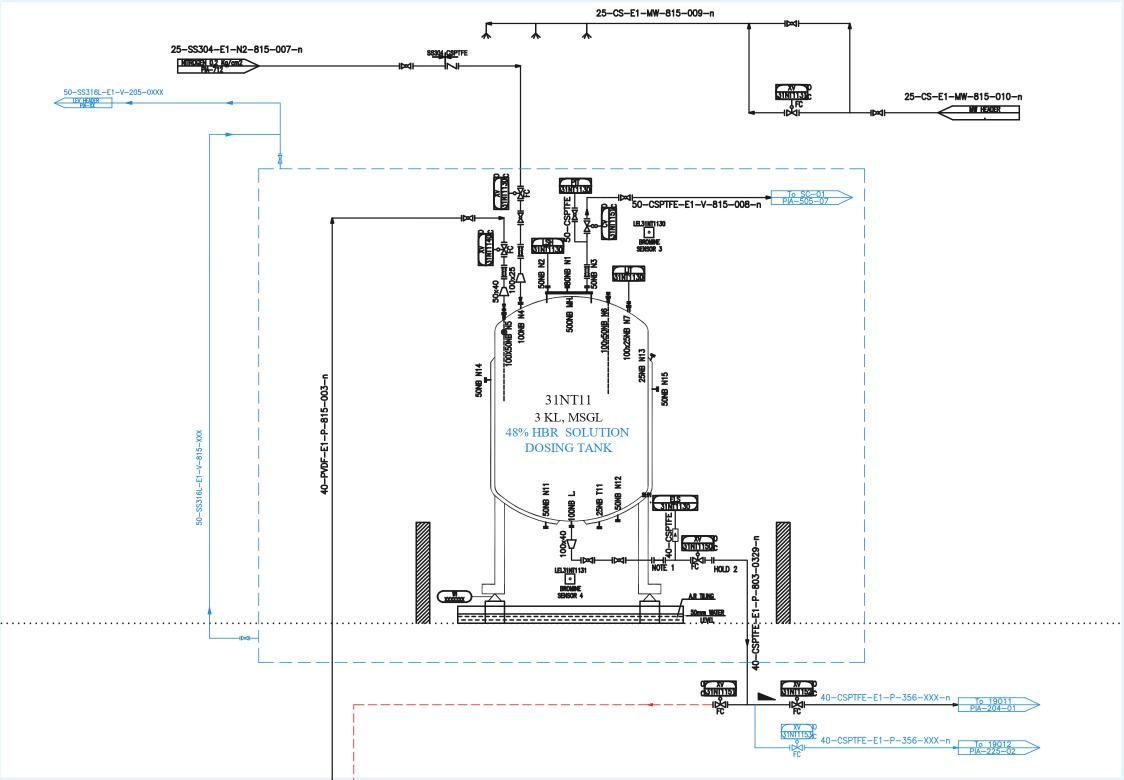
#> input picture test_images/image1.jpg, 2247 x 1559 px (shown at 1/2 size); its folder holds only this picture in this run
$ python patched_detection.py
#> lines starting #> are read from the running program, lines starting #| are printed output that depends on the picture
import os
import cv2
import numpy as np
import subprocess
import shutil
from glob import glob

# --- 1. Configuration ---
# Directories
INPUT_DIR = 'test_images/'
PATCHES_DIR = 'generated_patches/'
CRAFT_RESULTS_DIR = './result/' # The folder where test.py will save its results
FINAL_OUTPUT_DIR = 'final_outputs/'

# Patching Parameters
PATCH_SIZE = 768  # Corresponds to --canvas_size in test.py
OVERLAP = 96      # Overlap percentage

# CRAFT Parameters (must match your test.py arguments)
TRAINED_MODEL = 'craft_mlt_25k.pth' # Correct path since it's in the root folder
TEXT_THRESHOLD = 0.7
LINK_THRESHOLD = 0.4
LOW_TEXT = 0.4
CUDA = True # Set to False if you don't have a GPU

# --- 2. Helper Functions ---

def create_patches(image_path, output_dir, patch_size, overlap):
    """Slices a large image into smaller, overlapping patches."""
#> called with image_path = 'test_images/image1.jpg', output_dir = 'generated_patches/', patch_size = 768, overlap = 96
    print(f"   - Slicing {os.path.basename(image_path)}...")
    image = cv2.imread(image_path)
#> image is the input picture: shape (1559, 2247, 3); mean B, G, R 248.1, 247.6, 246.9
    if image is None:
        print(f"   - Could not read image: {image_path}")
        return

    img_h, img_w, _ = image.shape
    stride = patch_size - overlap

    base_filename = os.path.splitext(os.path.basename(image_path))[0]

    pad_h = max(0, patch_size - img_h)
    pad_w = max(0, patch_size - img_w)
    if pad_h > 0 or pad_w > 0:
        image = cv2.copyMakeBorder(image, 0, pad_h, 0, pad_w, cv2.BORDER_CONSTANT, value=[255,255,255])
        img_h, img_w, _ = image.shape

    for y in range(0, img_h, stride):
        for x in range(0, img_w, stride):
            y_start, x_start = y, x
            y_end, x_end = min(y + patch_size, img_h), min(x + patch_size, img_w)

            patch = image[y_start:y_end, x_start:x_end]

            ph, pw, _ = patch.shape
            if ph < patch_size or pw < patch_size:
                pad_ph = patch_size - ph
                pad_pw = patch_size - pw
                patch = cv2.copyMakeBorder(patch, 0, pad_ph, 0, pad_pw, cv2.BORDER_CONSTANT, value=[255,255,255])

            patch_filename = f"{base_filename}_patch_{x_start}_{y_start}.png"
            cv2.imwrite(os.path.join(output_dir, patch_filename), patch)
#> this loop made 3 passes
#> pass 1, in create_patches, `cv2.imwrite(os.path.join(output_dir, patch_filename), patch)`:
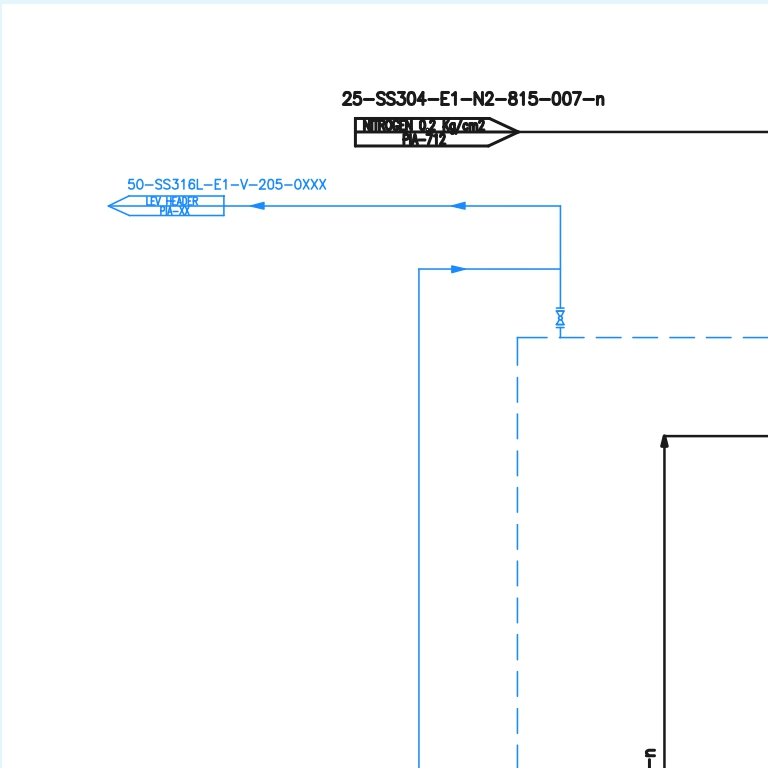
#> saved as image1_patch_0_0.png: shape (768, 768, 3); mean B, G, R 252.1, 251.5, 250.6
#> pass 1, in create_patches, `cv2.imwrite(os.path.join(output_dir, patch_filename), patch)`:
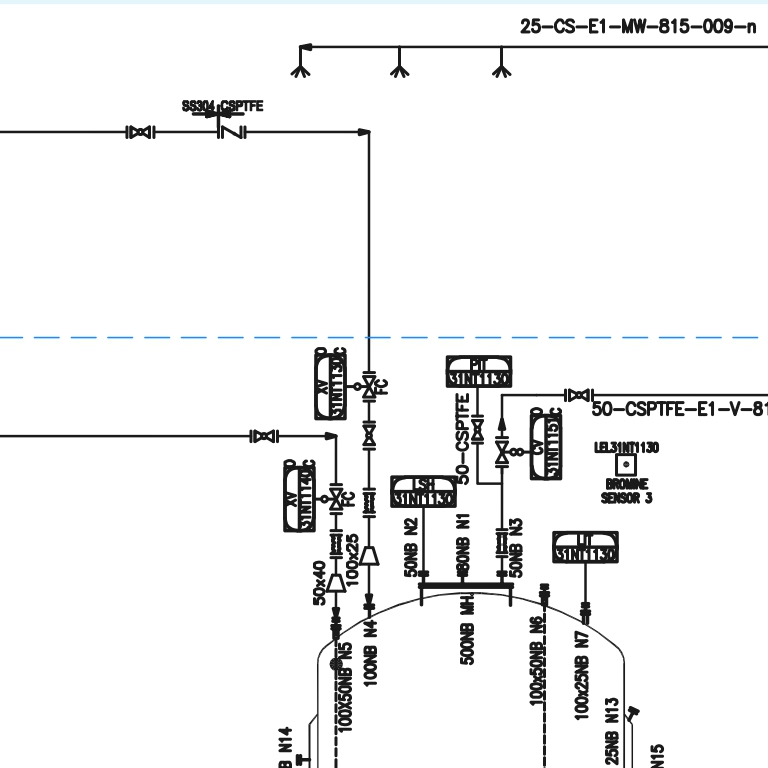
#> saved as image1_patch_672_0.png: shape (768, 768, 3); mean B, G, R 240.8, 240.7, 240.4
#> pass 1, in create_patches, `cv2.imwrite(os.path.join(output_dir, patch_filename), patch)`:
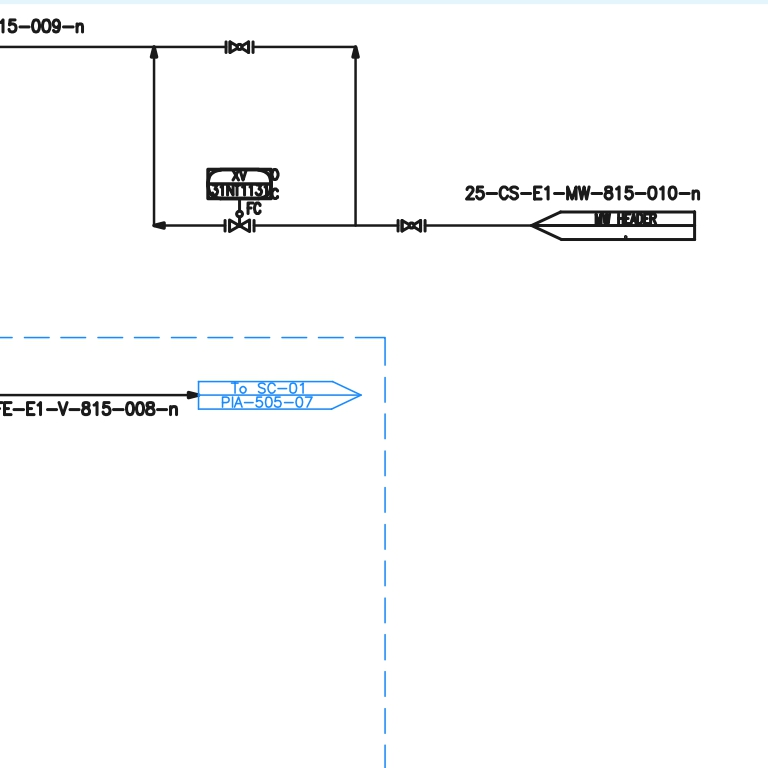
#> saved as image1_patch_1344_0.png: shape (768, 768, 3); mean B, G, R 250.5, 250.2, 249.6
#> pass 1, in create_patches, `cv2.imwrite(os.path.join(output_dir, patch_filename), patch)`:
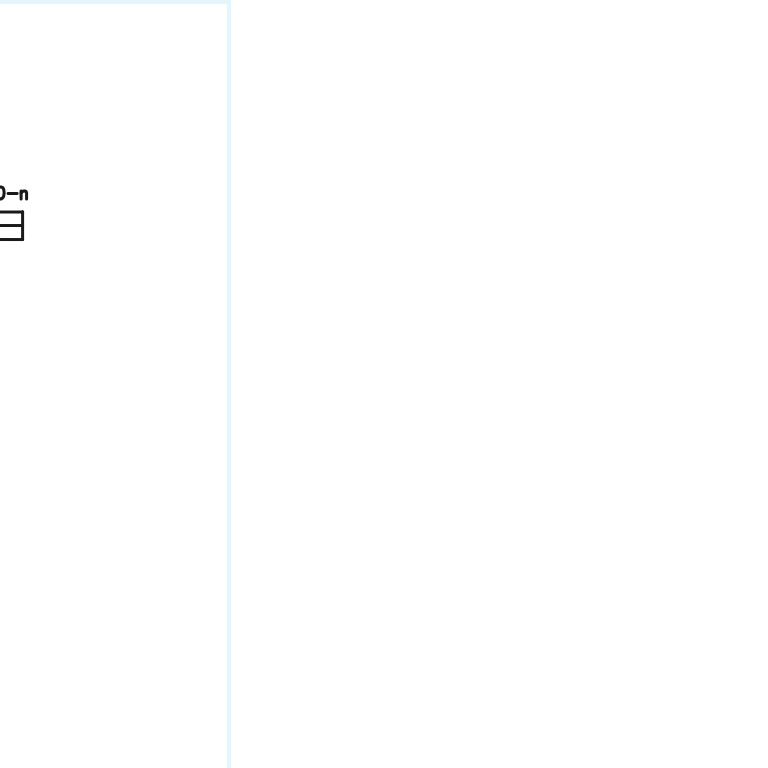
#> saved as image1_patch_2016_0.png: shape (768, 768, 3); mean B, G, R 254.8, 254.8, 254.6

# [11 lines left out: function parse_box_file, not called in this run]

def non_maximum_suppression(boxes, iou_threshold=0.3):
    """Simplified Non-Maximum Suppression for polygons based on their bounding rectangles."""
    if not boxes:
        return []

    rects = np.array([cv2.boundingRect(box) for box in boxes])
    x1, y1, w, h = rects[:, 0], rects[:, 1], rects[:, 2], rects[:, 3]
    x2, y2 = x1 + w, y1 + h
    areas = w * h

    indices = np.argsort(y2)

    final_boxes_indices = []
    while len(indices) > 0:
        last = len(indices) - 1
        i = indices[last]
        final_boxes_indices.append(i)

        xx1 = np.maximum(x1[i], x1[indices[:last]])
        yy1 = np.maximum(y1[i], y1[indices[:last]])
        xx2 = np.minimum(x2[i], x2[indices[:last]])
        yy2 = np.minimum(y2[i], y2[indices[:last]])

        w_intersect = np.maximum(0, xx2 - xx1)
        h_intersect = np.maximum(0, yy2 - yy1)

        intersection = w_intersect * h_intersect
        union = areas[i] + areas[indices[:last]] - intersection
        # Avoid division by zero
        iou = intersection / np.maximum(union, 1e-10)

        indices = np.delete(indices, np.concatenate(([last], np.where(iou > iou_threshold)[0])))

    return [boxes[i] for i in final_boxes_indices]

def save_final_coordinates(boxes, output_path):
    """Saves the final list of bounding box coordinates to a text file."""
    with open(output_path, 'w') as f:
        for box in boxes:
            coords = box.flatten()
            line = ','.join([str(c) for c in coords])
            f.write(line + '\n')

# --- 3. Main Orchestration Logic ---
if __name__ == '__main__':
    # --- STEP 1: SETUP DIRECTORIES ---
    print("--- STEP 1: Setting up directories ---")
    if os.path.exists(PATCHES_DIR): shutil.rmtree(PATCHES_DIR)
    if os.path.exists(CRAFT_RESULTS_DIR): shutil.rmtree(CRAFT_RESULTS_DIR)
    if os.path.exists(FINAL_OUTPUT_DIR): shutil.rmtree(FINAL_OUTPUT_DIR)

    os.makedirs(PATCHES_DIR, exist_ok=True)
    os.makedirs(FINAL_OUTPUT_DIR, exist_ok=True)

    # --- STEP 2: CREATE PATCHES ---
    print("\n--- STEP 2: Slicing P&IDs into patches ---")
    pid_images = glob(os.path.join(INPUT_DIR, '*.png')) + glob(os.path.join(INPUT_DIR, '*.jpg'))
    for image_path in pid_images:
        create_patches(image_path, PATCHES_DIR, PATCH_SIZE, OVERLAP)

    print("Patch creation complete.")

    # --- STEP 3: RUN CRAFT DETECTION ON PATCHES ---
    print("\n--- STEP 3: Running CRAFT detection on all patches ---")
    # <<< THIS COMMAND IS NOW CORRECT because test.py will understand --result_folder
    command = [
        "python", "test.py",
        "--trained_model", TRAINED_MODEL,
        "--test_folder", PATCHES_DIR,
        "--result_folder", CRAFT_RESULTS_DIR,
        "--text_threshold", str(TEXT_THRESHOLD),
        "--link_threshold", str(LINK_THRESHOLD),
        "--low_text", str(LOW_TEXT),
        "--canvas_size", str(PATCH_SIZE),
        "--cuda", "True" if CUDA else "False"
    ]
    subprocess.run(command)
#> (this line was passed over: subprocess is not available in this run)
    print("CRAFT detection complete.")

    # --- STEP 4: STITCH RESULTS AND MERGE BOXES ---
    print("\n--- STEP 4: Stitching results back onto original P&IDs ---")
    for original_image_path in pid_images:
        base_filename = os.path.splitext(os.path.basename(original_image_path))[0]
        print(f"   - Processing results for {base_filename}...")
#> (printed output is left out)

        all_global_boxes = []

        result_files = glob(os.path.join(CRAFT_RESULTS_DIR, f"res_{base_filename}_patch_*.txt"))

        for res_file in result_files:
            try:
                filename_parts = os.path.basename(res_file).replace('.txt', '').split('_')
                x_offset = int(filename_parts[-2])
                y_offset = int(filename_parts[-1])

                local_boxes = parse_box_file(res_file)

                for box in local_boxes:
                    global_box = box + np.array([x_offset, y_offset])
                    all_global_boxes.append(global_box)
            except (ValueError, IndexError):
                print(f"     - Warning: Could not parse coordinates from filename: {os.path.basename(res_file)}")
#> this loop made 0 passes
#> after the loop, all_global_boxes = []

        print(f"   - Found {len(all_global_boxes)} boxes before merging.")
#|    - Found 0 boxes before merging.
        final_boxes = non_maximum_suppression(all_global_boxes, iou_threshold=0.3)
#> final_boxes = []
        print(f"   - {len(final_boxes)} boxes remaining after NMS.")
#|    - 0 boxes remaining after NMS.

        # --- STEP 5: SAVE FINAL OUTPUTS (IMAGE AND COORDINATES) ---
        original_image = cv2.imread(original_image_path)
        if final_boxes:
             cv2.polylines(original_image, [box.astype(np.int32) for box in final_boxes], isClosed=True, color=(0, 0, 255), thickness=2)

        image_output_path = os.path.join(FINAL_OUTPUT_DIR, os.path.basename(original_image_path))
        cv2.imwrite(image_output_path, original_image)

        coords_output_path = os.path.join(FINAL_OUTPUT_DIR, f"res_{base_filename}.txt")
        save_final_coordinates(final_boxes, coords_output_path)

    print("\nProcessing complete! Final images and coordinates saved in:", FINAL_OUTPUT_DIR)

$ run again, on test_images/image2.jpg
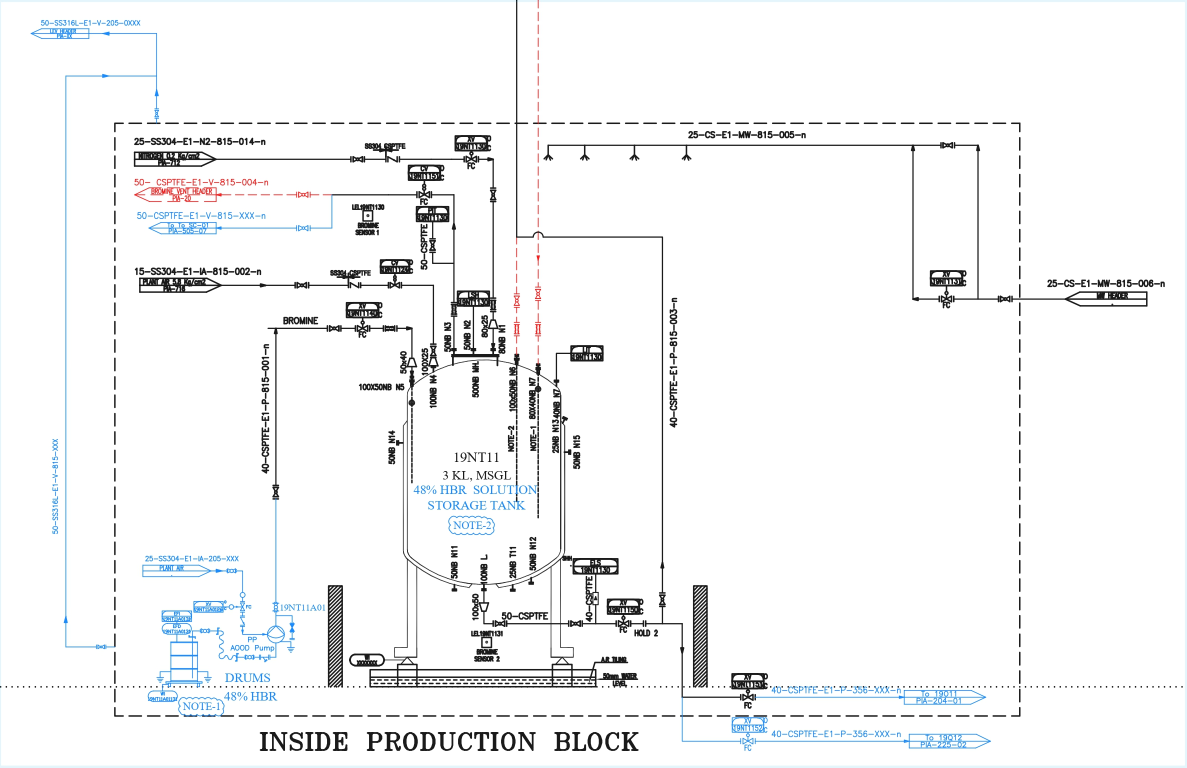
#> input picture test_images/image2.jpg, 2374 x 1535 px (shown at 1/2 size)
#> in create_patches, image is the input picture: shape (1535, 2374, 3); mean B, G, R 245.9, 245.2, 244.4
#> the loop in create_patches, `for y in range(0, img_h, stride):` made 3 passes
#> pass 1, in create_patches, `cv2.imwrite(os.path.join(output_dir, patch_filename), patch)`:
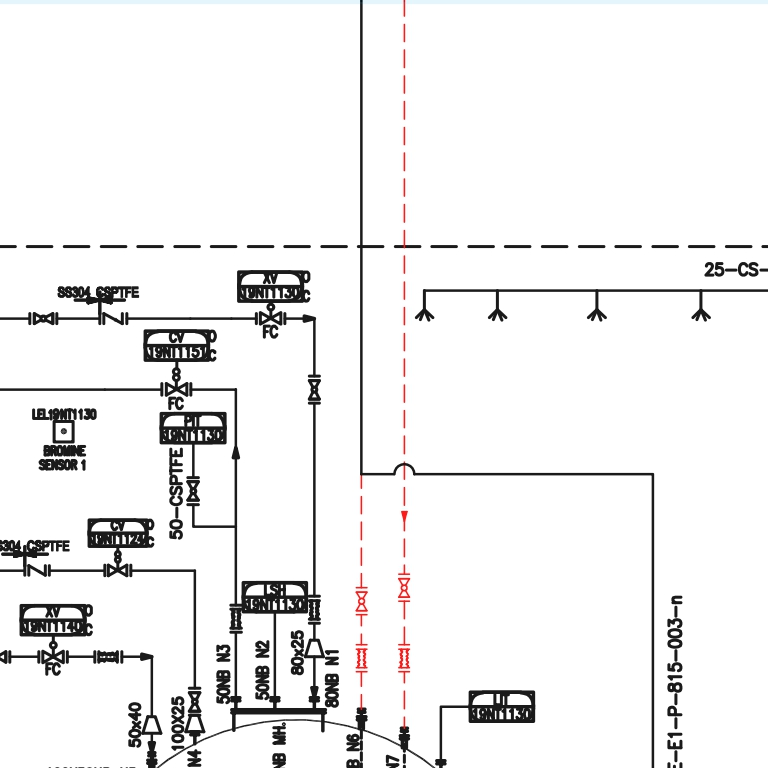
#> saved as image2_patch_672_0.png: shape (768, 768, 3); mean B, G, R 239.7, 239.7, 240.1
#> pass 1, in create_patches, `cv2.imwrite(os.path.join(output_dir, patch_filename), patch)`:
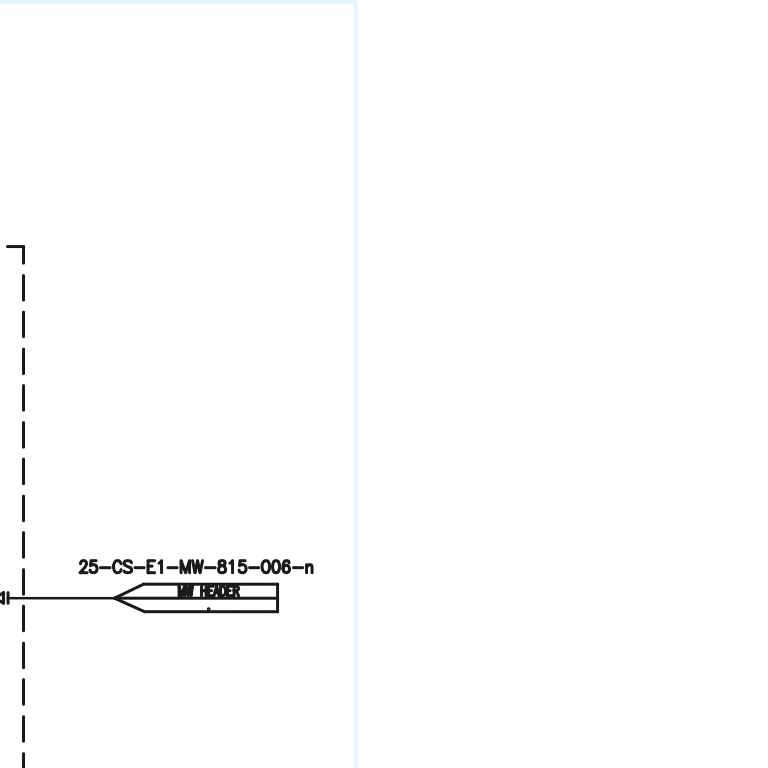
#> saved as image2_patch_2016_0.png: shape (768, 768, 3); mean B, G, R 252.9, 252.9, 252.7
#> (printed output is left out)
#> after the loop `for res_file in result_files:`: all_global_boxes = []
#|    - Found 0 boxes before merging.
#|    - 0 boxes remaining after NMS.

$ run again, on test_images/image3.jpg
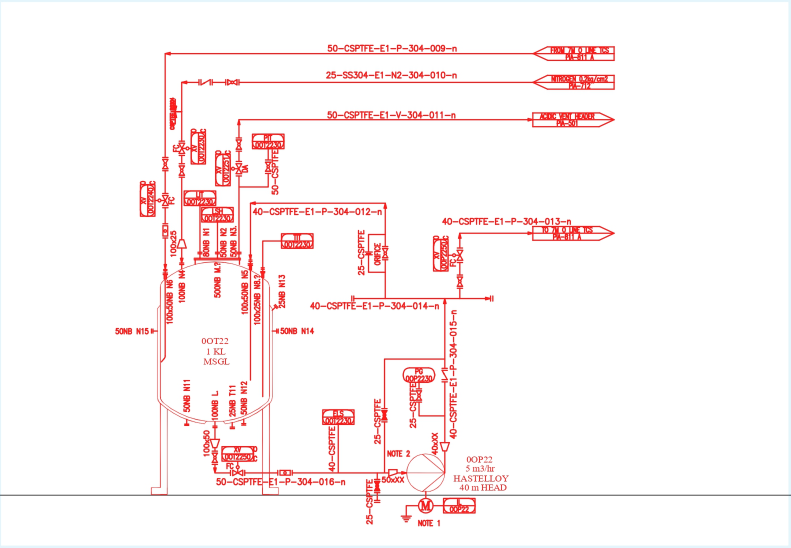
#> input picture test_images/image3.jpg, 1581 x 1095 px (shown at 1/2 size)
#> in create_patches, image is the input picture: shape (1095, 1581, 3); mean B, G, R 244.1, 244.1, 252.8
#> the loop in create_patches, `for y in range(0, img_h, stride):` made 2 passes
#> pass 1, in create_patches, `cv2.imwrite(os.path.join(output_dir, patch_filename), patch)`:
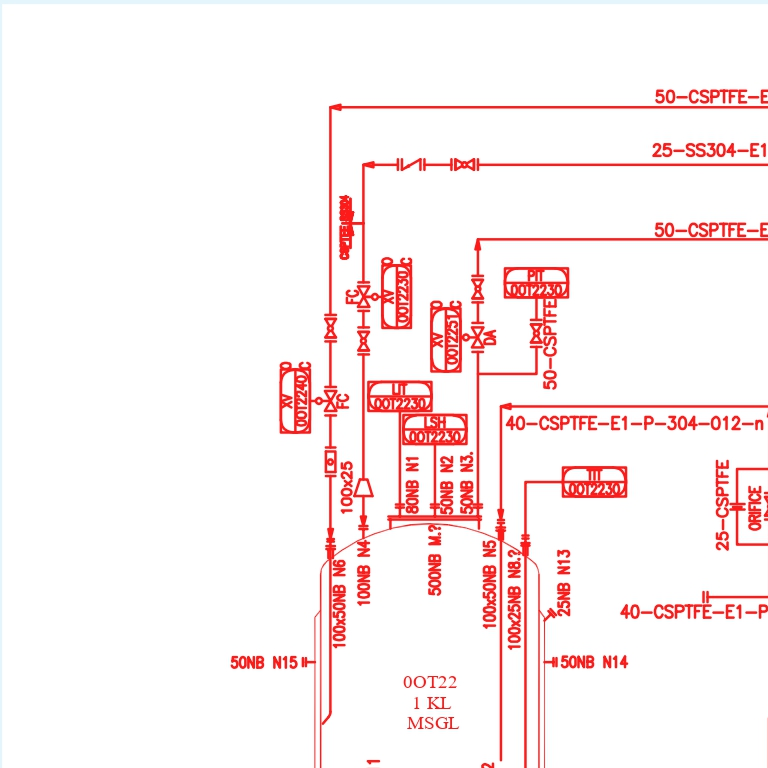
#> saved as image3_patch_0_0.png: shape (768, 768, 3); mean B, G, R 240.6, 240.6, 252.7
#> pass 2, in create_patches, `cv2.imwrite(os.path.join(output_dir, patch_filename), patch)`:
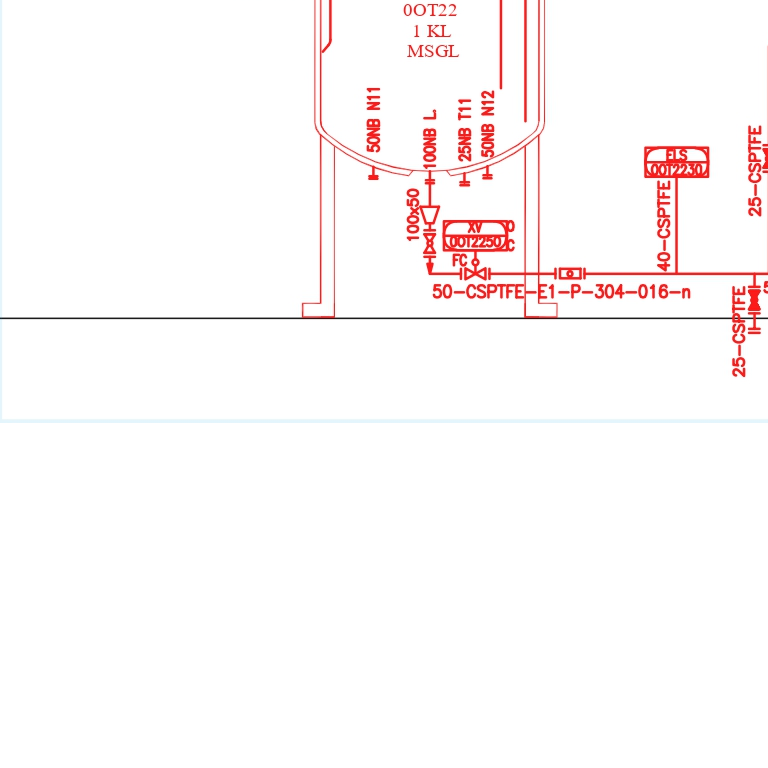
#> saved as image3_patch_0_672.png: shape (768, 768, 3); mean B, G, R 249, 249, 253.5
#> (printed output is left out)
#> after the loop `for res_file in result_files:`: all_global_boxes = []
#|    - Found 0 boxes before merging.
#|    - 0 boxes remaining after NMS.
